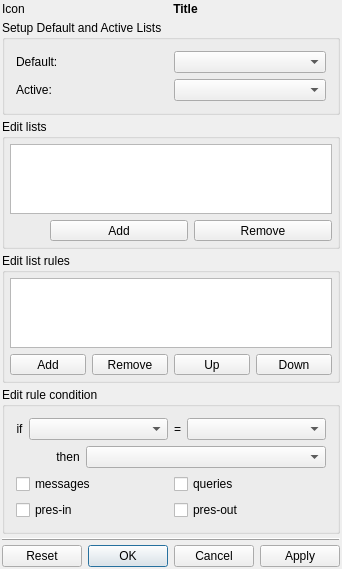
<?xml version="1.0" encoding="UTF-8"?>
<ui version="4.0">
 <class>EditListsDialogClass</class>
 <widget class="QDialog" name="EditListsDialogClass">
  <property name="geometry">
   <rect>
    <x>0</x>
    <y>0</y>
    <width>322</width>
    <height>529</height>
   </rect>
  </property>
  <property name="sizePolicy">
   <sizepolicy hsizetype="Expanding" vsizetype="Expanding">
    <horstretch>0</horstretch>
    <verstretch>0</verstretch>
   </sizepolicy>
  </property>
  <layout class="QVBoxLayout" name="verticalLayouMain">
   <property name="spacing">
    <number>4</number>
   </property>
   <property name="leftMargin">
    <number>2</number>
   </property>
   <property name="topMargin">
    <number>2</number>
   </property>
   <property name="rightMargin">
    <number>2</number>
   </property>
   <property name="bottomMargin">
    <number>2</number>
   </property>
   <item>
    <layout class="QHBoxLayout" name="horizontalLayout_2">
     <item>
      <widget class="QLabel" name="lblIcon">
       <property name="text">
        <string>Icon</string>
       </property>
      </widget>
     </item>
     <item>
      <widget class="QLabel" name="lblTitle">
       <property name="sizePolicy">
        <sizepolicy hsizetype="Expanding" vsizetype="Preferred">
         <horstretch>0</horstretch>
         <verstretch>0</verstretch>
        </sizepolicy>
       </property>
       <property name="font">
        <font>
         <weight>75</weight>
         <bold>true</bold>
        </font>
       </property>
       <property name="text">
        <string>Title</string>
       </property>
       <property name="alignment">
        <set>Qt::AlignCenter</set>
       </property>
      </widget>
     </item>
    </layout>
   </item>
   <item>
    <widget class="QGroupBox" name="grbDefaults">
     <property name="sizePolicy">
      <sizepolicy hsizetype="Expanding" vsizetype="Preferred">
       <horstretch>0</horstretch>
       <verstretch>0</verstretch>
      </sizepolicy>
     </property>
     <property name="title">
      <string>Setup Default and Active Lists</string>
     </property>
     <layout class="QVBoxLayout" name="verticalLayout_2">
      <item>
       <layout class="QHBoxLayout">
        <item>
         <widget class="QLabel" name="lblDefault">
          <property name="sizePolicy">
           <sizepolicy hsizetype="Expanding" vsizetype="Preferred">
            <horstretch>0</horstretch>
            <verstretch>0</verstretch>
           </sizepolicy>
          </property>
          <property name="text">
           <string>Default:</string>
          </property>
          <property name="textFormat">
           <enum>Qt::PlainText</enum>
          </property>
         </widget>
        </item>
        <item>
         <widget class="QComboBox" name="cmbDefault">
          <property name="sizePolicy">
           <sizepolicy hsizetype="Expanding" vsizetype="Fixed">
            <horstretch>0</horstretch>
            <verstretch>0</verstretch>
           </sizepolicy>
          </property>
          <property name="sizeAdjustPolicy">
           <enum>QComboBox::AdjustToMinimumContentsLength</enum>
          </property>
         </widget>
        </item>
       </layout>
      </item>
      <item>
       <layout class="QHBoxLayout" name="horizontalLayout_3">
        <item>
         <widget class="QLabel" name="lblActive">
          <property name="sizePolicy">
           <sizepolicy hsizetype="Expanding" vsizetype="Preferred">
            <horstretch>0</horstretch>
            <verstretch>0</verstretch>
           </sizepolicy>
          </property>
          <property name="text">
           <string>Active:</string>
          </property>
          <property name="textFormat">
           <enum>Qt::PlainText</enum>
          </property>
         </widget>
        </item>
        <item>
         <widget class="QComboBox" name="cmbActive">
          <property name="sizePolicy">
           <sizepolicy hsizetype="Expanding" vsizetype="Fixed">
            <horstretch>0</horstretch>
            <verstretch>0</verstretch>
           </sizepolicy>
          </property>
          <property name="sizeAdjustPolicy">
           <enum>QComboBox::AdjustToMinimumContentsLength</enum>
          </property>
         </widget>
        </item>
       </layout>
      </item>
     </layout>
    </widget>
   </item>
   <item>
    <widget class="QGroupBox" name="grbLists">
     <property name="sizePolicy">
      <sizepolicy hsizetype="Preferred" vsizetype="Preferred">
       <horstretch>2</horstretch>
       <verstretch>0</verstretch>
      </sizepolicy>
     </property>
     <property name="title">
      <string>Edit lists</string>
     </property>
     <layout class="QVBoxLayout">
      <property name="leftMargin">
       <number>5</number>
      </property>
      <property name="topMargin">
       <number>5</number>
      </property>
      <property name="rightMargin">
       <number>5</number>
      </property>
      <property name="bottomMargin">
       <number>5</number>
      </property>
      <item>
       <widget class="QListWidget" name="ltwLists"/>
      </item>
      <item>
       <layout class="QHBoxLayout">
        <item>
         <spacer name="horizontalSpacer">
          <property name="orientation">
           <enum>Qt::Horizontal</enum>
          </property>
          <property name="sizeType">
           <enum>QSizePolicy::Preferred</enum>
          </property>
          <property name="sizeHint" stdset="0">
           <size>
            <width>40</width>
            <height>20</height>
           </size>
          </property>
         </spacer>
        </item>
        <item>
         <widget class="QToolButton" name="tlbAddList">
          <property name="sizePolicy">
           <sizepolicy hsizetype="Preferred" vsizetype="Fixed">
            <horstretch>0</horstretch>
            <verstretch>0</verstretch>
           </sizepolicy>
          </property>
          <property name="text">
           <string>Add</string>
          </property>
         </widget>
        </item>
        <item>
         <widget class="QToolButton" name="tlbDeleteList">
          <property name="sizePolicy">
           <sizepolicy hsizetype="Preferred" vsizetype="Fixed">
            <horstretch>0</horstretch>
            <verstretch>0</verstretch>
           </sizepolicy>
          </property>
          <property name="text">
           <string>Remove</string>
          </property>
         </widget>
        </item>
       </layout>
      </item>
     </layout>
    </widget>
   </item>
   <item>
    <widget class="QGroupBox" name="grbRulesList">
     <property name="sizePolicy">
      <sizepolicy hsizetype="Preferred" vsizetype="Preferred">
       <horstretch>5</horstretch>
       <verstretch>0</verstretch>
      </sizepolicy>
     </property>
     <property name="title">
      <string>Edit list rules</string>
     </property>
     <layout class="QVBoxLayout" name="verticalLayout">
      <property name="leftMargin">
       <number>5</number>
      </property>
      <property name="topMargin">
       <number>5</number>
      </property>
      <property name="rightMargin">
       <number>5</number>
      </property>
      <property name="bottomMargin">
       <number>5</number>
      </property>
      <item>
       <widget class="QListWidget" name="ltwRules">
        <property name="isWrapping" stdset="0">
         <bool>true</bool>
        </property>
       </widget>
      </item>
      <item>
       <layout class="QHBoxLayout" name="horizontalLayout">
        <item>
         <widget class="QToolButton" name="tlbAddRule">
          <property name="sizePolicy">
           <sizepolicy hsizetype="Preferred" vsizetype="Fixed">
            <horstretch>0</horstretch>
            <verstretch>0</verstretch>
           </sizepolicy>
          </property>
          <property name="text">
           <string>Add</string>
          </property>
         </widget>
        </item>
        <item>
         <widget class="QToolButton" name="tlbDeleteRule">
          <property name="sizePolicy">
           <sizepolicy hsizetype="Preferred" vsizetype="Fixed">
            <horstretch>0</horstretch>
            <verstretch>0</verstretch>
           </sizepolicy>
          </property>
          <property name="text">
           <string>Remove</string>
          </property>
         </widget>
        </item>
        <item>
         <widget class="QToolButton" name="tlbRuleUp">
          <property name="sizePolicy">
           <sizepolicy hsizetype="Preferred" vsizetype="Fixed">
            <horstretch>0</horstretch>
            <verstretch>0</verstretch>
           </sizepolicy>
          </property>
          <property name="text">
           <string>Up</string>
          </property>
         </widget>
        </item>
        <item>
         <widget class="QToolButton" name="tlbRuleDown">
          <property name="sizePolicy">
           <sizepolicy hsizetype="Preferred" vsizetype="Fixed">
            <horstretch>0</horstretch>
            <verstretch>0</verstretch>
           </sizepolicy>
          </property>
          <property name="text">
           <string>Down</string>
          </property>
         </widget>
        </item>
       </layout>
      </item>
     </layout>
    </widget>
   </item>
   <item>
    <widget class="QGroupBox" name="grbRuleCondition">
     <property name="title">
      <string>Edit rule condition</string>
     </property>
     <layout class="QVBoxLayout" name="verticalLayout_3">
      <item>
       <layout class="QHBoxLayout">
        <item>
         <widget class="QLabel" name="lblType">
          <property name="text">
           <string>if</string>
          </property>
          <property name="textFormat">
           <enum>Qt::PlainText</enum>
          </property>
          <property name="alignment">
           <set>Qt::AlignCenter</set>
          </property>
         </widget>
        </item>
        <item>
         <widget class="QComboBox" name="cmbType">
          <property name="sizePolicy">
           <sizepolicy hsizetype="Expanding" vsizetype="Fixed">
            <horstretch>0</horstretch>
            <verstretch>0</verstretch>
           </sizepolicy>
          </property>
         </widget>
        </item>
        <item>
         <widget class="QLabel" name="lblEqual">
          <property name="text">
           <string>=</string>
          </property>
          <property name="textFormat">
           <enum>Qt::PlainText</enum>
          </property>
          <property name="alignment">
           <set>Qt::AlignCenter</set>
          </property>
         </widget>
        </item>
        <item>
         <widget class="QComboBox" name="cmbValue">
          <property name="sizePolicy">
           <sizepolicy hsizetype="Expanding" vsizetype="Fixed">
            <horstretch>0</horstretch>
            <verstretch>0</verstretch>
           </sizepolicy>
          </property>
          <property name="sizeAdjustPolicy">
           <enum>QComboBox::AdjustToMinimumContentsLength</enum>
          </property>
         </widget>
        </item>
       </layout>
      </item>
      <item>
       <layout class="QHBoxLayout" name="horizontalLayout_5">
        <item>
         <spacer name="horizontalSpacer_2">
          <property name="orientation">
           <enum>Qt::Horizontal</enum>
          </property>
          <property name="sizeType">
           <enum>QSizePolicy::Preferred</enum>
          </property>
          <property name="sizeHint" stdset="0">
           <size>
            <width>40</width>
            <height>20</height>
           </size>
          </property>
         </spacer>
        </item>
        <item>
         <widget class="QLabel" name="lblThen">
          <property name="text">
           <string>then</string>
          </property>
          <property name="textFormat">
           <enum>Qt::PlainText</enum>
          </property>
          <property name="alignment">
           <set>Qt::AlignCenter</set>
          </property>
         </widget>
        </item>
        <item>
         <widget class="QComboBox" name="cmbAction">
          <property name="sizePolicy">
           <sizepolicy hsizetype="Expanding" vsizetype="Fixed">
            <horstretch>0</horstretch>
            <verstretch>0</verstretch>
           </sizepolicy>
          </property>
         </widget>
        </item>
       </layout>
      </item>
      <item>
       <layout class="QHBoxLayout">
        <item>
         <widget class="QCheckBox" name="chbMessage">
          <property name="text">
           <string>messages</string>
          </property>
         </widget>
        </item>
        <item>
         <widget class="QCheckBox" name="chbQueries">
          <property name="text">
           <string>queries</string>
          </property>
         </widget>
        </item>
       </layout>
      </item>
      <item>
       <layout class="QHBoxLayout" name="horizontalLayout_4">
        <item>
         <widget class="QCheckBox" name="chbPresenceIn">
          <property name="text">
           <string>pres-in</string>
          </property>
         </widget>
        </item>
        <item>
         <widget class="QCheckBox" name="chbPresenceOut">
          <property name="text">
           <string>pres-out</string>
          </property>
         </widget>
        </item>
       </layout>
      </item>
     </layout>
    </widget>
   </item>
   <item>
    <widget class="QFrame" name="frame">
     <property name="frameShape">
      <enum>QFrame::HLine</enum>
     </property>
     <property name="frameShadow">
      <enum>QFrame::Raised</enum>
     </property>
    </widget>
   </item>
   <item>
    <widget class="QDialogButtonBox" name="dbbButtons">
     <property name="standardButtons">
      <set>QDialogButtonBox::Apply|QDialogButtonBox::Cancel|QDialogButtonBox::Ok|QDialogButtonBox::Reset</set>
     </property>
    </widget>
   </item>
  </layout>
 </widget>
 <layoutdefault spacing="6" margin="11"/>
 <resources/>
 <connections/>
</ui>
